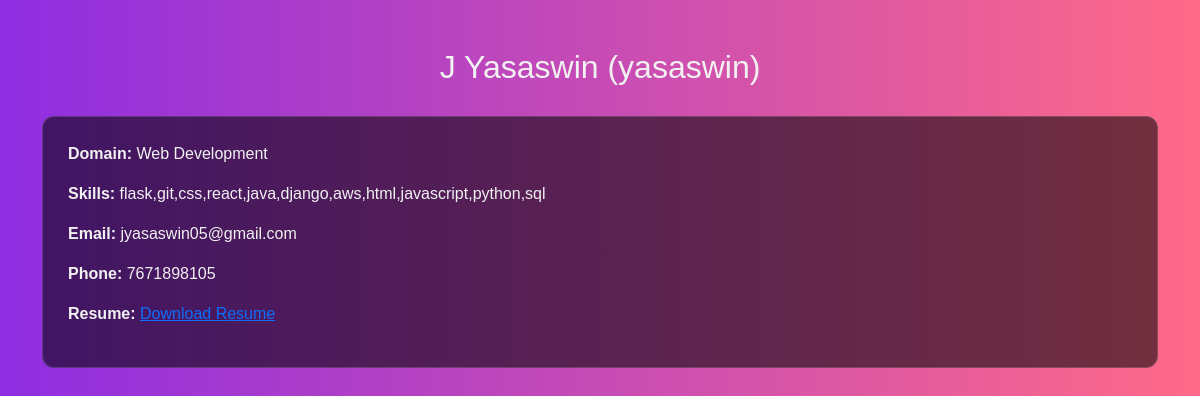
Page /view_user/1 on the committed database.
### tables this page shows
CREATE TABLE users (
            id INTEGER PRIMARY KEY AUTOINCREMENT,
            username TEXT UNIQUE NOT NULL,
            email TEXT UNIQUE NOT NULL,
            password TEXT NOT NULL,
            fullname TEXT,
            contact TEXT,
            resume TEXT,
            skills TEXT,
            domain TEXT
        );

### app.py (the view)
@app.route("/view_user/<int:user_id>")
def view_user(user_id):
    conn = get_db_connection()
    user = conn.execute("SELECT * FROM users WHERE id=?", (user_id,)).fetchone()
    conn.close()
    if not user:
        return "User not found", 404
    return render_template("view_user.html", user=user)

### app.py (called while the page is built)
def get_db_connection():
    conn = sqlite3.connect("users.db")
    conn.row_factory = sqlite3.Row
    return conn

### templates/view_user.html (shortened to what this page needs)
<!DOCTYPE html>
<html lang="en">
<head>
<link href="https://cdn.jsdelivr.net/npm/bootstrap@5.3.2/dist/css/bootstrap.min.css" rel="stylesheet">
</head>
<body class="container py-5">
<h2>{{ user.fullname }} ({{ user.username }})</h2>
<div class="details-card">
  <p><b>Domain:</b> {{ user.domain }}</p>
  <p><b>Skills:</b> {{ user.skills }}</p>
  <p><b>Email:</b> {{ user.email }}</p>
  <p><b>Phone:</b> {{ user.contact }}</p>
<p>
  <b>Resume:</b>
  {% if user.resume %}
    <a href="{{ url_for('download_resume', filename=user.resume) }}" download>Download Resume</a>
  {% else %}
    Not uploaded
  {% endif %}
</p>
</div>
</body>
</html>

### templates/view_user.html (style rules this page uses)
body { background: linear-gradient(to right, #8e2de2, #ff6a88); color: #f1f1f1; font-family: Arial, sans-serif; min-height:100vh; }
.details-card { background: rgba(0,0,0,0.55); padding:25px; border-radius:12px; border:1px solid rgba(255,255,255,0.15); margin-top:30px; }
h2,h3 { text-align:center; margin-bottom:20px; }

### rows in the picture
users: fullname "J Yasaswin", username "yasaswin", domain "Web Development", skills "flask,git,css,react,java,django,aws,html,javascript,python,sql", email "jyasaswin05@gmail.com", contact "7671898105"
